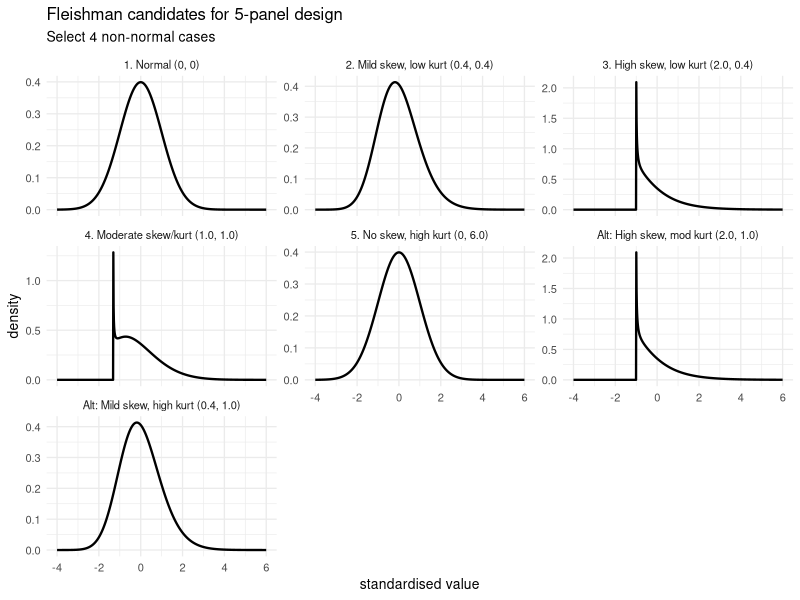
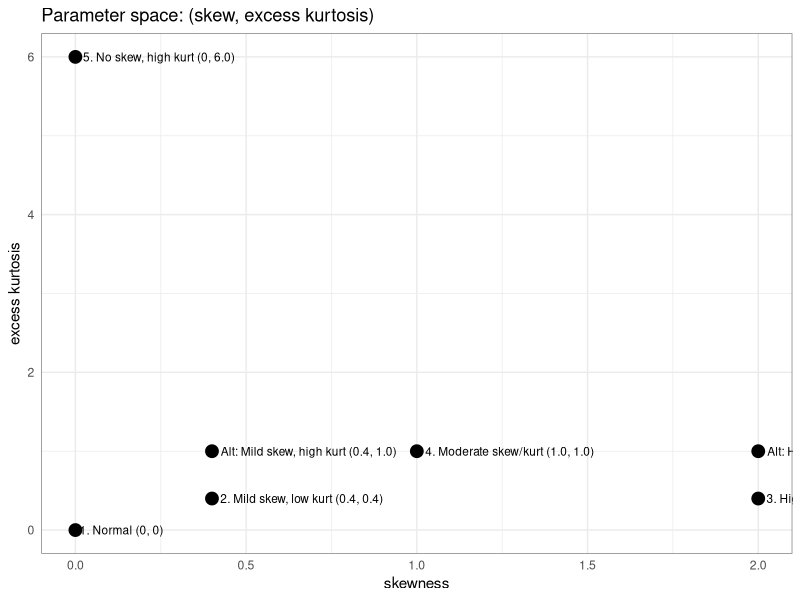

Recreate these plots in R, in order.
## Run this script directly in R/RStudio
## Plots display immediately on your machine

library(ggplot2)

# Fleishman coefficients
candidates <- list(
  "1. Normal (0, 0)" = list(skew = 0, exkurt = 0, b = 1, c = 0, d = 0),
  "2. Mild skew, low kurt (0.4, 0.4)" = list(skew = 0.4, exkurt = 0.4, b = 0.97364644, c = 0.06398517, d = 0.00736258),
  "3. High skew, low kurt (2.0, 0.4)" = list(skew = 2.0, exkurt = 0.4, b = 0.8763, c = 0.3145, d = 0.0227),
  "4. Moderate skew/kurt (1.0, 1.0)" = list(skew = 1.0, exkurt = 1.0, b = 1.01748519, c = 0.19099508, d = -0.01857700),
  "5. No skew, high kurt (0, 6.0)" = list(skew = 0, exkurt = 6.0, b = 1, c = 0, d = 0),
  "Alt: Mild skew, high kurt (0.4, 1.0)" = list(skew = 0.4, exkurt = 1.0, b = 0.97364644, c = 0.06398517, d = 0.00736258),
  "Alt: High skew, mod kurt (2.0, 1.0)" = list(skew = 2.0, exkurt = 1.0, b = 0.8763, c = 0.3145, d = 0.0227)
)

fleishman_density <- function(x, b, c, d) {
  vapply(x, function(y) {
    roots <- polyroot(c(-c - y, b, c, d))
    real_roots <- Re(roots)[abs(Im(roots)) < 1e-7]
    if (!length(real_roots)) return(NA_real_)
    deriv <- b + 2 * c * real_roots + 3 * d * real_roots^2
    dens <- dnorm(real_roots) / abs(deriv)
    dens <- dens[is.finite(dens)]
    if (!length(dens)) NA_real_ else sum(dens)
  }, numeric(1))
}

# Generate density data
x_grid <- seq(-4, 6, length.out = 800)
dens_data <- do.call(rbind, lapply(names(candidates), function(name) {
  params <- candidates[[name]]
  dens <- fleishman_density(x_grid, params$b, params$c, params$d)
  data.frame(
    case = name,
    skew = params$skew,
    exkurt = params$exkurt,
    x = x_grid,
    density = dens,
    stringsAsFactors = FALSE
  )
}))

# PLOT 1: All candidates
p1 <- ggplot(dens_data, aes(x = x, y = density)) +
  geom_line(linewidth = 0.8, na.rm = TRUE) +
  facet_wrap(~ case, scales = "free_y", nrow = 3) +
  labs(title = "Fleishman candidates for 5-panel design",
       subtitle = "Select 4 non-normal cases",
       x = "standardised value", y = "density") +
  theme_minimal(base_size = 10)
print(p1)

# PLOT 2: Parameter space
param_data <- data.frame(
  case = names(candidates),
  skew = sapply(candidates, "[[", "skew"),
  exkurt = sapply(candidates, "[[", "exkurt")
)

p2 <- ggplot(param_data, aes(x = skew, y = exkurt, label = case)) +
  geom_point(size = 4) +
  geom_text(hjust = -0.05, size = 3) +
  labs(title = "Parameter space: (skew, excess kurtosis)",
       x = "skewness", y = "excess kurtosis") +
  theme_minimal(base_size = 11) +
  theme(panel.border = element_rect(colour = "grey50", fill = NA))
print(p2)

cat("\n\nNow tell me: which 4 Fleishman cases (+ normal) for the 5-panel design?\n")
